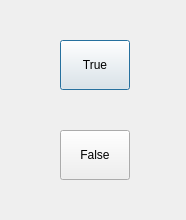
<?xml version="1.0" encoding="UTF-8"?>
<ui version="4.0">
 <class>dialog_bool</class>
 <widget class="QDialog" name="dialog_bool">
  <property name="geometry">
   <rect>
    <x>0</x>
    <y>0</y>
    <width>186</width>
    <height>220</height>
   </rect>
  </property>
  <property name="windowTitle">
   <string>Dialog</string>
  </property>
  <widget class="QPushButton" name="btn_true">
   <property name="geometry">
    <rect>
     <x>60</x>
     <y>40</y>
     <width>70</width>
     <height>50</height>
    </rect>
   </property>
   <property name="text">
    <string>True</string>
   </property>
  </widget>
  <widget class="QPushButton" name="btn_false">
   <property name="geometry">
    <rect>
     <x>60</x>
     <y>130</y>
     <width>70</width>
     <height>50</height>
    </rect>
   </property>
   <property name="text">
    <string>False</string>
   </property>
  </widget>
 </widget>
 <resources/>
 <connections/>
</ui>
